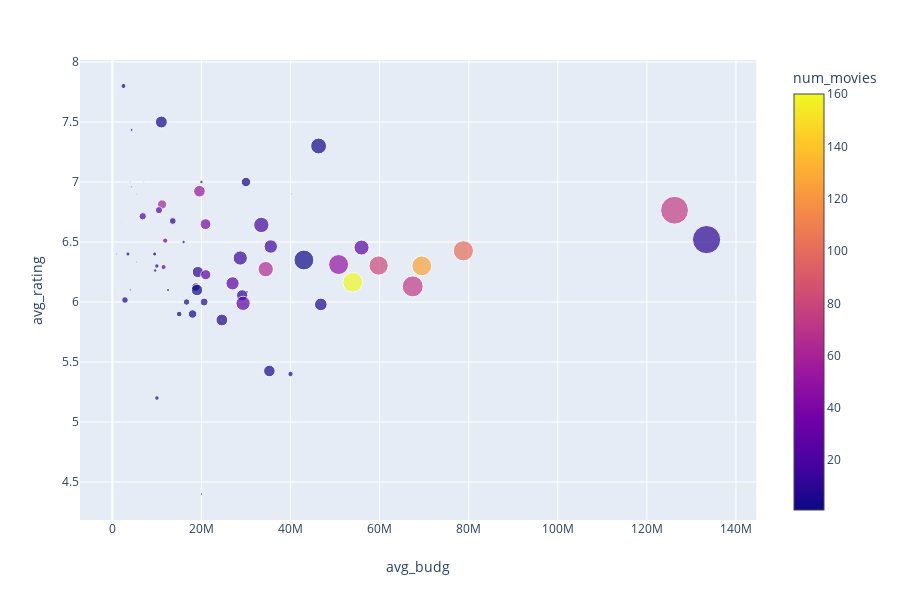

Here is the notebook cell this chart was saved with:
### Markdown cell above
Given that production doesn't correlate meaningfully with ratings, let's search for Studios with experience making movies that can create well rated movies on a modest budget.  From there, we can partner with or acquire some of these studios to build a pipeline of high quality movies!

### Code cell
#Graph of studio success
print('Top 100 Studios Based on Budget, Rating, Number of Movies (color), and Domestic Gross (size):')
fig3 = px.scatter(df5, x='avg_budg', y='avg_rating',
                size = 'avg_dom_gross', color = 'num_movies',
                hover_data=['studio'])
fig3.show()

### Figure 1 — Plotly figure (JSON) as saved in the notebook; plotly's stock layout.template omitted (floating-point values rounded to 4 significant figures)
{"data": [{"customdata": [["Orch."], ["Cleopatra"], ["Neon"], ["Osci."], ["MBox"], ["Amazon"], ["GrtIndia"], ["IM"], ["WHE"], ["Gold."], ["Wein."], ["EOne"], ["Jan."], ["FoxS"], ["SPC"], ["BV"], ["Cohen"], ["A24"], ["BST"], ["Drft."], ["Focus"], ["TriS"], ["P/DW"], ["RAtt."], ["Saban"], ["STX"], ["LG/S"], ["WB"], ["App."], ["Trib."], ["ParV"], ["Sum."], ["MGM"], ["Magn."], ["WB (NL)"], ["Par."], ["Fox"], ["LD"], ["IFC"], ["LGF"], ["RTWC"], ["CBS"], ["ORF"], ["Uni."], ["Rela."], ["Sony"], ["BG"], ["ATO"], ["Free"], ["Mira."], ["SMod"], ["ALP"], ["MNE"], ["FD"], ["BH Tilt"], ["EC"], ["Over."], ["SGem"], ["Studio 8"], ["CE"], ["Global Road"], ["W/Dim."], ["KE"], ["Anch."], ["TFA"], ["Annapurna"], ["ENTMP"], ["Alc"], ["VE"], ["LGP"], ["OMNI/FSR"]], "hoverlabel": {"namelength": 0}, "hovertemplate": "avg_budg=%{x}<br>avg_rating=%{y}<br>avg_dom_gross=%{marker.size}<br>studio=%{customdata[0]}<br>num_movies=%{marker.color}", "legendgroup": "", "marker": {"color": [1, 1, 1, 3, 2, 1, 1, 1, 1, 5, 52, 4, 1, 60, 23, 74, 3, 21, 8, 3, 41, 19, 10, 34, 1, 16, 26, 101, 2, 1, 3, 15, 2, 12, 49, 80, 126, 2, 23, 65, 8, 10, 29, 160, 27, 73, 4, 1, 2, 1, 1, 3, 12, 9, 6, 3, 5, 27, 5, 1, 1, 6, 2, 3, 1, 4, 1, 1, 1, 2, 1], "coloraxis": "coloraxis", "size": [5205471, 82703, 30014534, 1796000.0, 53170000.0, 2483472, 18985794, 641054, 382946, 712100.0, 28420000.0, 666100.0, 611709, 17700000.0, 10850000.0, 163200000.0, 1134942, 11410000.0, 9834000.0, 257800.0, 24760000.0, 49440000.0, 168300000.0, 5740000.0, 2429989, 38020000.0, 47620000.0, 86610000.0, 3573673, 767732, 3686736, 42820000.0, 82992874, 681500.0, 83820000.0, 77970000.0, 82970000.0, 4051000.0, 5502000.0, 49670000.0, 2592000.0, 26590000.0, 21430000.0, 82680000.0, 36680000.0, 92570000.0, 15140000.0, 2039869, 60556, 27758465, 1065429, 42472, 2217436, 26550000.0, 9261000.0, 8810000.0, 13402723, 42920000.0, 33480000.0, 15160801, 6708137, 29094716, 0, 47070, 32251, 28030000.0, 6115824, 17472, 4286367, 36336, 1186538], "sizemode": "area", "sizeref": 420700.0, "symbol": "circle"}, "mode": "markers", "name": "", "showlegend": false, "type": "scatter", "x": [2500000, 8000000, 11000000, 4333000.0, 46300000, 20000000, 30000000, 4000000, 7000000, 4300000, 19550000, 40275000, 5500000, 11160000.0, 10460000.0, 126200000.0, 7133000.0, 6814000.0, 13562500, 1917000.0, 20920000.0, 33440000.0, 133400000, 11870000.0, 16000000, 35568750, 55940000.0, 78800000.0, 9500000, 1000000, 3500000, 28710000.0, 43000000, 5360000, 50790000.0, 59775000, 69460000.0, 10000000, 11500000.0, 34430000.0, 9600000, 19200000, 20980000.0, 53957500, 26980000.0, 67420000.0, 18750000, 12500000, 6250000, 19000000, 4000000, 26000000, 30170000.0, 29140000.0, 2833000.0, 16670000.0, 20600000, 29350000.0, 46800000, 18000000, 15000000, 24580000.0, 18000000, 9583000.0, 6000000, 35250000, 40000000, 10000000, 10000000, 2000000, 20000000], "xaxis": "x", "y": [7.8, 7.5, 7.5, 7.433, 7.3, 7, 7, 7, 7, 6.96, 6.923, 6.9, 6.9, 6.813, 6.765, 6.765, 6.733, 6.714, 6.675, 6.667, 6.649, 6.642, 6.52, 6.512, 6.5, 6.463, 6.454, 6.427, 6.4, 6.4, 6.4, 6.367, 6.35, 6.333, 6.312, 6.304, 6.301, 6.3, 6.291, 6.274, 6.262, 6.25, 6.228, 6.164, 6.156, 6.13, 6.125, 6.1, 6.1, 6.1, 6.1, 6.1, 6.083, 6.056, 6.017, 6, 6, 5.989, 5.98, 5.9, 5.9, 5.85, 5.8, 5.7, 5.6, 5.425, 5.4, 5.2, 5.2, 5, 4.4], "yaxis": "y"}], "layout": {"coloraxis": {"colorbar": {"title": {"text": "num_movies"}}, "colorscale": [[0, "#0d0887"], [0.1111, "#46039f"], [0.2222, "#7201a8"], [0.3333, "#9c179e"], [0.4444, "#bd3786"], [0.5556, "#d8576b"], [0.6667, "#ed7953"], [0.7778, "#fb9f3a"], [0.8889, "#fdca26"], [1, "#f0f921"]]}, "height": 600, "legend": {"itemsizing": "constant", "tracegroupgap": 0}, "margin": {"t": 60}, "xaxis": {"anchor": "y", "domain": [0, 0.98], "title": {"text": "avg_budg"}}, "yaxis": {"anchor": "x", "domain": [0, 1], "title": {"text": "avg_rating"}}}}
